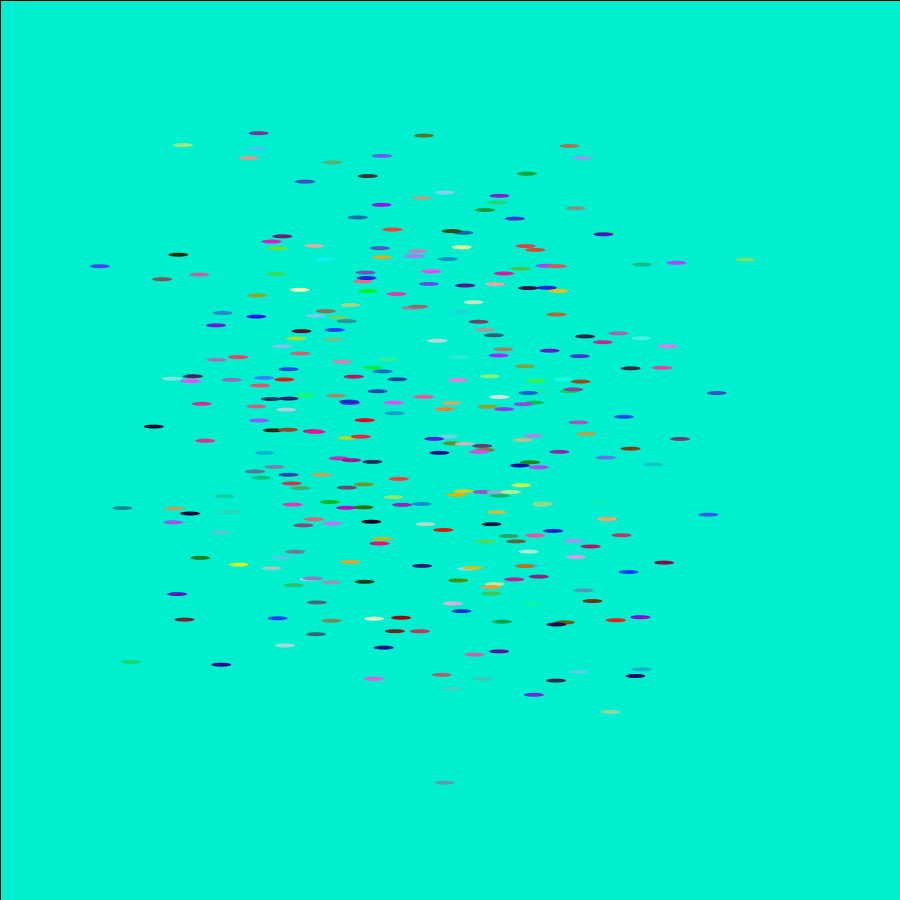
Frame 1 (no input)
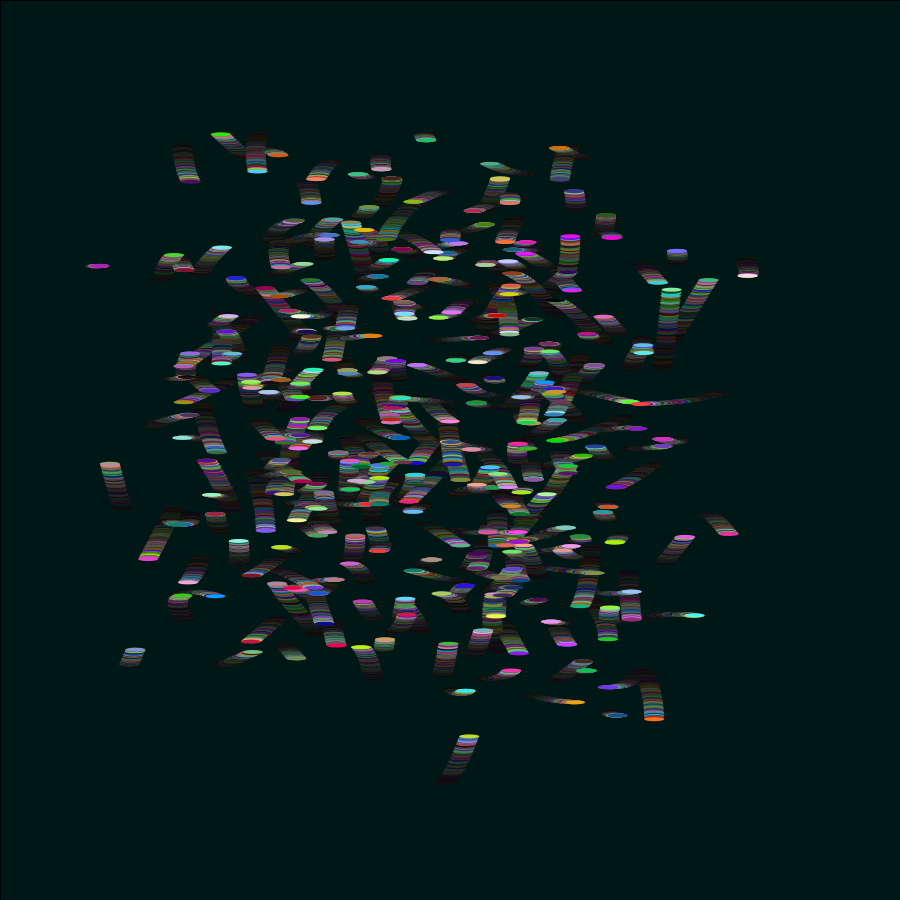
Frame 60 (the mouse pressed at the canvas centre just before this capture)
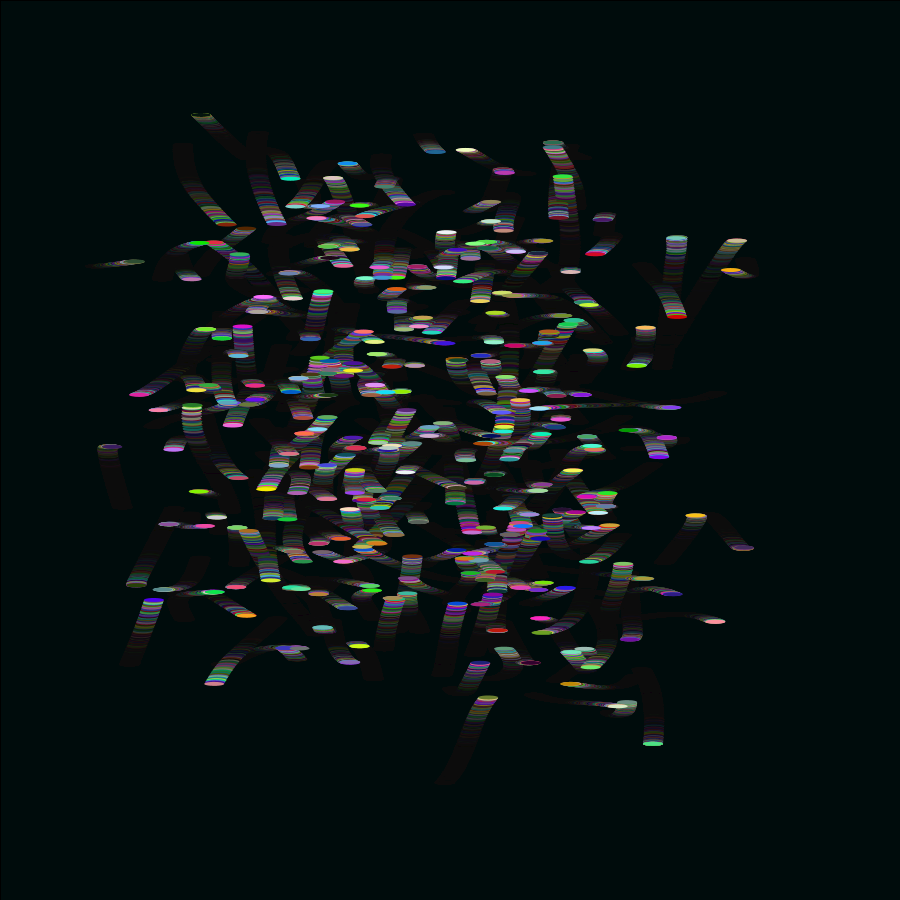
Frame 120 (the mouse held since frame 60 and released just before this capture)

The Processing sketch that drew these frames (run headless with seeded random() and noise(); from frame 60 on, the mouse is pressed at the canvas centre):

// Processing sketch: best_screen_saver_2
// ── best_screen_saver_2.pde

 

void setup(){
   size(900,900);
   background(0,250,215);
}

void draw(){
  makeMagical();
  for(int i=0;i<300;i++){
  fill(random(255),random(255),random(255));
  ellipse(getWormX(i),getWormY(i),20,4); 
  }

}
float frequency = .001;
float noiseInterval = PI; 

void makeMagical() {
  fill( 0, 0, 0, 10 );rect(0, 0, width, height);noStroke();
}

float getWormX(int i) {
  return map(noise(i*noiseInterval + frameCount * frequency), 0, 1, 0, width);
}

float getWormY(int i) {
  return map(noise(i*noiseInterval+10 + frameCount * frequency), 0, 1, 0, height);
}
